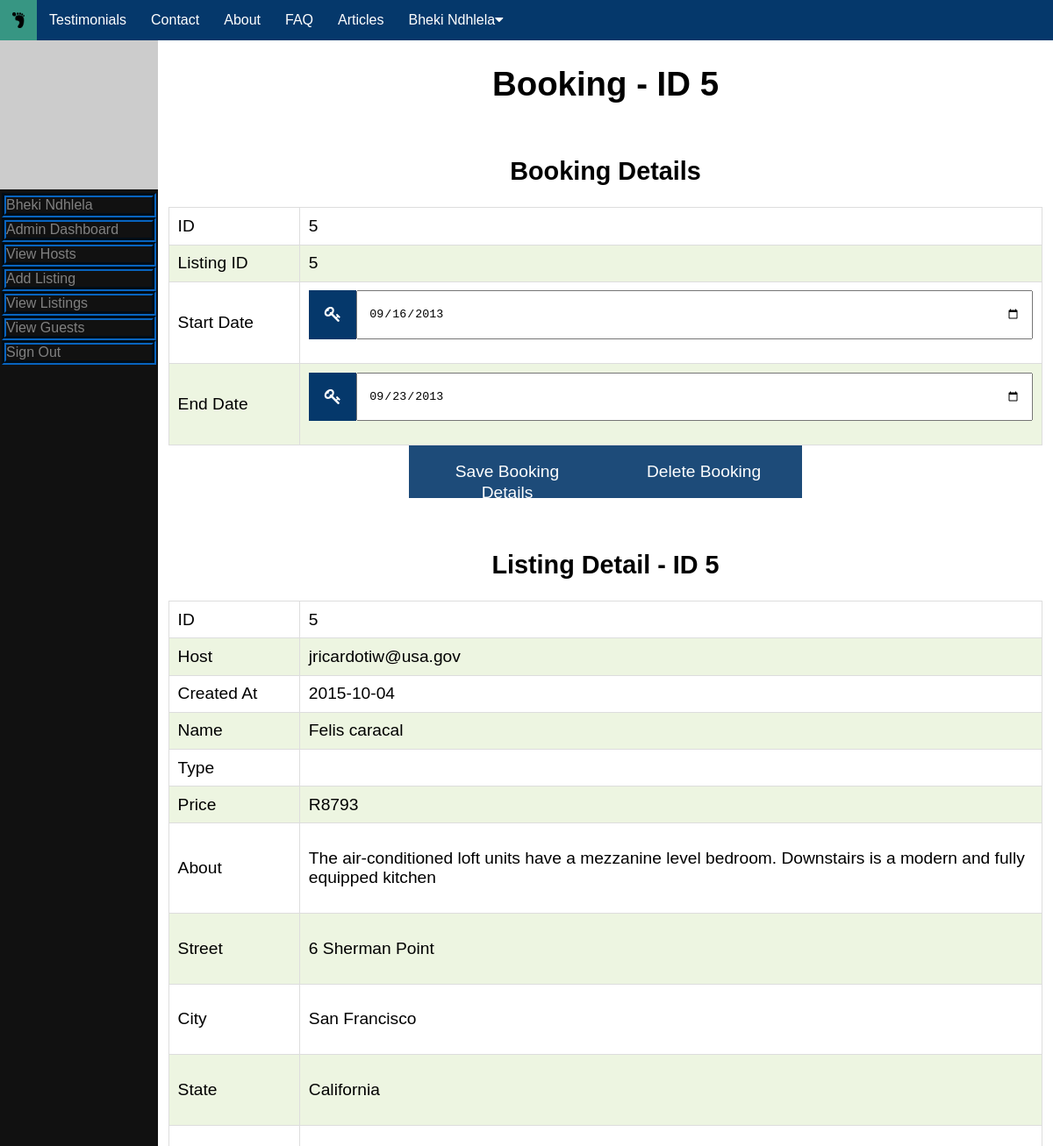
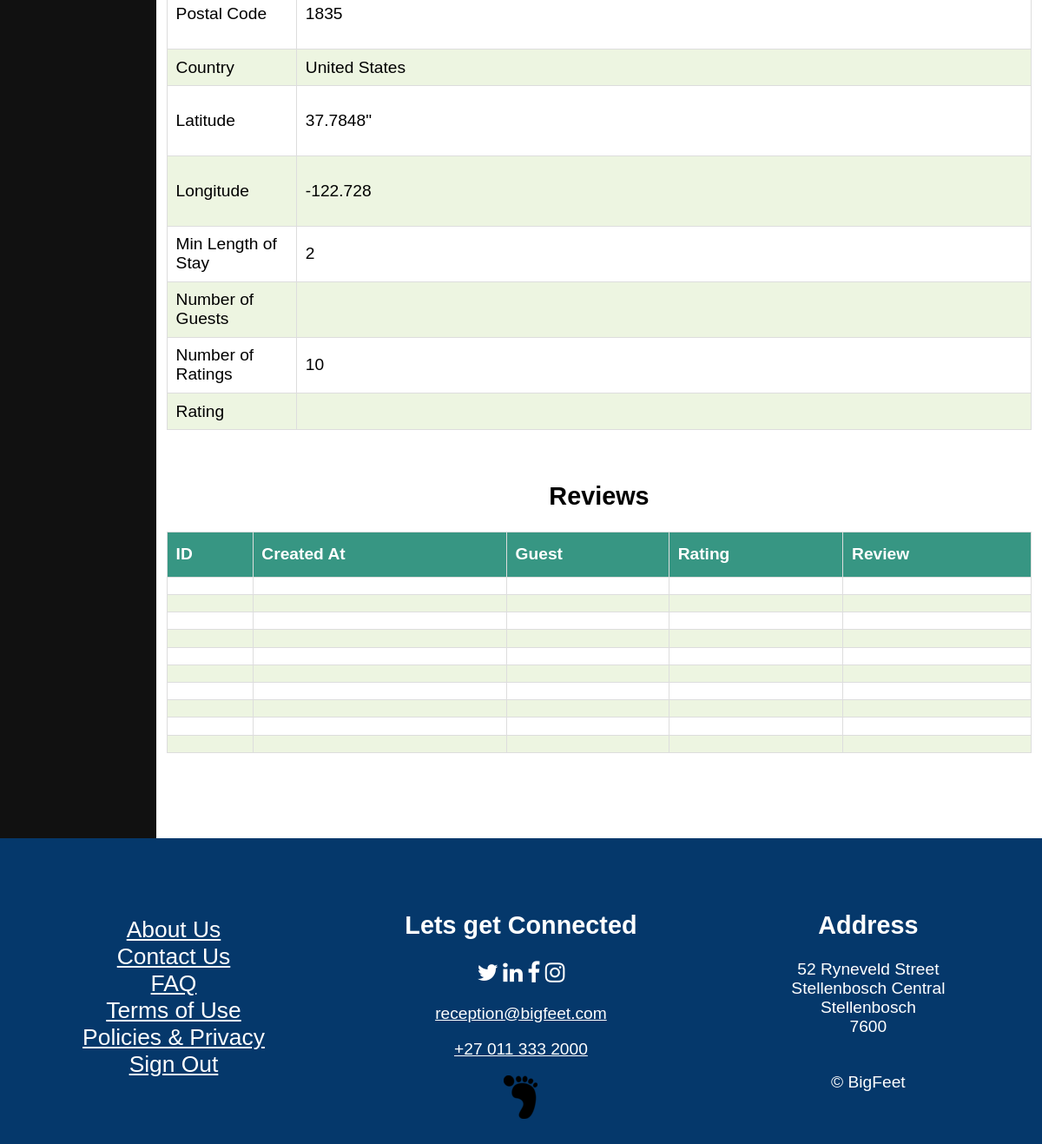
Page /guest/booking.php?id=5 (signed in) on the committed database (2 pictures, top to bottom).
### tables this page shows
CREATE TABLE `Bookings` (
  `ID` int(11) NOT NULL,
  `User` varchar(40) DEFAULT NULL,
  `Listing` int(11) DEFAULT NULL,
  `Start_Date` date NOT NULL,
  `End_Date` date NOT NULL
);

CREATE TABLE `Listings` (
  `ID` int(11) NOT NULL,
  `Created_At` date NOT NULL,
  `Host` varchar(100) NOT NULL,
  `Name` varchar(100) NOT NULL,
  `Type` varchar(20) NOT NULL,
  `Pictures` varchar(400) DEFAULT NULL,
  `Price` int(11) NOT NULL,
  `Amenities` int(15) DEFAULT NULL,
  `About` varchar(255) DEFAULT NULL,
  `Street` varchar(100) NOT NULL,
  `State` varchar(100) NOT NULL,
  `City` varchar(100) NOT NULL,
  `Postal` varchar(50) NOT NULL,
  `Nationality` varchar(65) NOT NULL,
  `Latitude` float NOT NULL,
  `Longitude` float NOT NULL,
  `Available` tinyint(1) NOT NULL,
  `MinLength` int(11) DEFAULT NULL,
  `NumOfGuests` varchar(10) NOT NULL,
  `NumOfRatings` int(6) NOT NULL DEFAULT '0',
  `Rating` int(10) NOT NULL
);

### database/db.php (called while the page is built, shortened)
<?php
include __ROOT__ . '/database/classes/Booking.php';
class db
{
    public $dbh;
    public function __construct() {
        try {
            $this->dbh = new PDO('mysql:host=localhost;dbname=BigfeetDB', 'admin', 'GdIqnPv6j7wZ');
            $this->dbh->setAttribute(PDO::ATTR_ERRMODE, PDO::ERRMODE_EXCEPTION);
        } catch (PDOException $x) {
            $this->dbh = null;
            $this->message = $x->getMessage();
        }
    }
    public function getBooking($id)
    {
        try {
            $sth = $this->dbh->prepare('SELECT * FROM Bookings WHERE ID = :id');
            $sth->execute(array(':id' => $id));
            $sth->setFetchMode(PDO::FETCH_CLASS, 'Booking');
            $row = $sth->fetch();
        } catch (PDOException $x) {
            $this->message = $x->getMessage();
            return null;
        }
        return $row;
    }
    public function getListing($id)
    {
        try {
            $sth = $this->dbh->prepare('SELECT * FROM Listings WHERE ID = :id');
            $sth->execute(array(':id' => $id));
            $sth->setFetchMode(PDO::FETCH_CLASS, 'Listing');
            $row = $sth->fetch();
        } catch (PDOException $x) {
            $this->message = $x->getMessage();
            return null;
        }
        return $row;
    }
}

### guest/booking.php (the view, shortened to what this page needs)
<?php
include '../partials/sidebar.php';
$db = new db();
$booking = $db->getBooking($_GET['id']);
$listing = $db->getListing($booking->Listing);
?>
<div class="main" style="padding-bottom: 450px;">
    <h1 class="header-text">Booking - ID <?php echo $_GET['id']; ?></h1>
    <h2>Booking Details</h2>
    <form method="post" action="/database/DBClient.php">
        <table>
            <tbody>
            <tr>
                <td class="head">ID</td>
                <td><?php echo $booking->ID; ?></td>
            </tr>
            <tr>
                <td class="head">Listing ID</td>
                <td><?php echo $booking->Listing; ?></td>
            </tr>
            <tr>
                <td class="head">Start Date</td>
                <td>
                    <div class="input-container" style="max-width: 100%;">
                        <i class="fa fa-key icon"></i>
                        <input name="start-date" class="input-field" type="date" value="<?php echo $booking->Start_Date; ?>">
                    </div>
                </td>
            </tr>
            <tr>
                <td class="head">End Date</td>
                <td>
                    <div class="input-container" style="max-width: 100%;">
                        <i class="fa fa-key icon"></i>
                        <input name="end-date" class="input-field" type="date" value="<?php echo $booking->End_Date; ?>">
                    </div>
                </td>
            </tr>
            </tbody>
        </table>
        <div class="input-container">
        <button class="btn index-container" name="form" type="submit" value="Save Booking Details">Save Booking Details</button>
        <button class="btn index-container" name="form" type="submit" value="Delete Booking">Delete Booking</button>
        </div>
    </form>
    <h2>Listing Detail - ID <?php echo $booking->Listing; ?></h2>
    <table>
        <tbody>
        <tr>
            <td class="head">ID</td>
            <td><?php echo $listing->ID; ?></td>
        </tr>
        <tr>
            <td class="head">Host</td>
            <td><?php echo $listing->Host; ?></td>
        </tr>
        <tr>
            <td class="head">Created At</td>
            <td><?php echo $listing->Created_At; ?></td>
        </tr>
        <tr>
            <td class="head">Name</td>
            <td><?php echo $listing->Name; ?></td>
        </tr>
        <tr>
            <td class="head">Type</td>
            <td><?php echo $listing->type ?></td>
        </tr>
        <tr>
            <td class="head">Price</td>
            <td>R<?php echo $listing->Price; ?></td>
        </tr>
        <tr>
            <td class="head">About</td>
            <td>
                    <p><?php echo $listing->About; ?></p>
            </td>
        </tr>
        <tr>
            <td class="head">Street</td>
            <td>
                    <p><?php echo $listing->Street; ?></p>
            </td>
        </tr>
        <tr>
            <td class="head">City</td>
            <td>
                    <p><?php echo $listing->City; ?></p>
            </td>
        </tr>
        <tr>
            <td class="head">State</td>
            <td>
                    <p><?php echo $listing->State; ?></p>
            </td>
        </tr>
        <tr>
            <td class="head">Postal Code</td>
            <td>
                    <p><?php echo $listing->Postal; ?></p>
            </td>
        </tr>
        <tr>
            <td class="head">Country</td>
            <td><?php echo $listing->Nationality ?></td>
        </tr>
        <tr>
            <td class="head">Latitude</td>
            <td>
                    <p><?php echo $listing->Latitude; ?>"</p>
            </td>
        </tr>
        <tr>
            <td class="head">Longitude</td>
            <td>
                    <p><?php echo $listing->Longitude; ?></p>
            </td>
        </tr>
        <tr>
            <td class="head">Min Length of Stay</td>
            <td><?php echo $listing->MinLength; ?></td>
        </tr>
        <tr>
            <td class="head">Number of Guests</td>
            <td><?php echo $listing->NumOfGuest; ?></td>
        </tr>
        <tr>
            <td class="head">Number of Ratings</td>
            <td><?php echo $listing->NumOfRatings; ?></td>
        </tr>
        <tr>
            <td class="head">Rating</td>
            <td><?php echo $listing->Ratings; ?></td>
        </tr>
        </tbody>
    </table>
    <?php
    include '../partials/footer.php';
?>

### assets/css/header.css (style rules this page uses)
html, html:before, html:after { box-sizing: inherit; }
body { margin: 0; }
body { font-family: Arial, Helvetica, sans-serif; }

### assets/css/forms.css (style rules this page uses)
.input-container { display: flex; width: 100%; max-width: 45%; margin: auto; margin-bottom: 0.9375em; }
.icon { padding: 0.9375em; background: #05386B; color: white; min-width: 1.5625em; text-align: center; }
.input-field { width: 100%; padding: 0.9375em; outline: none; }
h1 { text-align: center; padding-top: 1.25em; }
h2 { text-align: center; padding-top: 1.25em; }
.btn { background-color: #05386B; color: white; padding: 0.9375em 1.25em; border: none; cursor: pointer; width: 100%; height: 3.125em; opacity: 0.9; max-width: 100%; font-size: 1em; text-align: center; line-height: 1.25em; }

### assets/css/signout.css (style rules this page uses)
:root { --modal-duration: 12s; --modal-color: #05386B; }

### assets/css/about-us.css (style rules this page uses)
html { box-sizing: border-box; }
h1 { text-align: center; }
*, *:before, *:after { box-sizing: inherit; }

### assets/css/faq.css (style rules this page uses)
.input-container { display: flex; width: 100%; max-width:45%; margin: auto; margin-bottom: 0.9375em; }
.btn { background-color: #05386B; color: white; padding: 0.9375em 1.25em; border: none; cursor: pointer; width: 100%; height: 3.125em; opacity: 0.9; max-width: 100%; font-size: 1em; text-align: center; line-height: 1.25em; }
h1 { text-align: center; padding-top: 1.25em; }

### assets/css/index.css (style rules this page uses)
body, html { height: 100%; }
* { box-sizing: border-box; }
.index-container { position: relative; max-width: 50em; margin: 0 auto; }
body, html { height: 100%; font-family: Arial, Helvetica, sans-serif; }

### assets/css/terms-legal.css (style rules this page uses)
html { box-sizing: border-box; }
*, *:before, *:after { box-sizing: inherit; }

### assets/css/view.css (style rules this page uses)
html { box-sizing: border-box; }
*, *:before, *:after { box-sizing: inherit; }

### assets/css/results.css (style rules this page uses)
body { background-color: #FFFFFF; }

### assets/css/sidebar.css (style rules this page uses)
.main { margin: 0; font-size: 1.2em; padding: 0 0.625em; }
@media screen and (min-width:  37.5em) { .main { width: 85%; float: right; } }

### assets/css/tables.css (style rules this page uses)
table { border-collapse: collapse; width: 100%; }
td, th { border: 0.0625em solid #ddd; padding: 0.5em; }
tr:nth-child(even) { background-color: #EDF5E1; }

### guest/booking.php (style rules this page uses)
.head { width: 15%; }

### rows in the picture
bookings: ID "5", Listing "5", start-date "09/16/2013", end-date "09/23/2013"
listings: ID "5", Host "jricardotiw@usa.gov", Created_At "2015-10-04", Name "Felis caracal", Price "8793", About "The air-conditioned loft units have a mezzanine level bedroom. Downstairs is a modern and fully equipped kitchen", Street "6 Sherman Point", City "San Francisco", State "California", Postal "1835", Nationality "United States", Latitude "37.7848", Longitude "-122.728", MinLength "2", NumOfRatings "10"

### other values in the picture
$_SESSION['user']->Name "Bheki"
$_SESSION['user']->Surname "Ndhlela"
$_GET['id'] "5"
